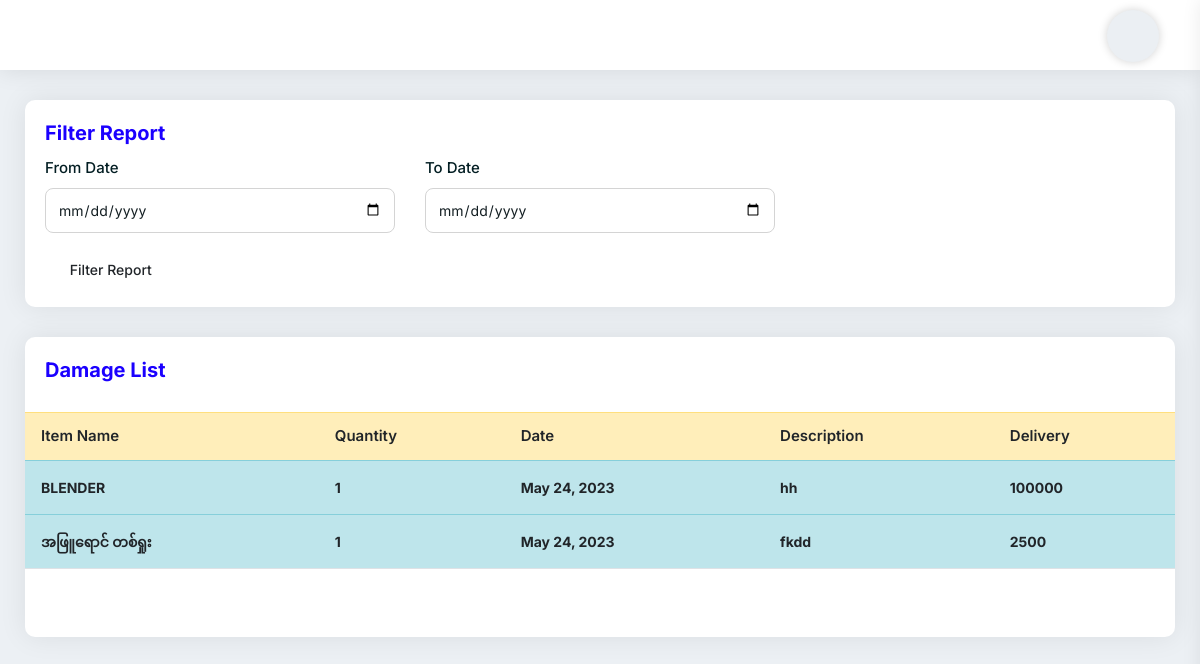
Before: /DamageReportView/ with the older database file.
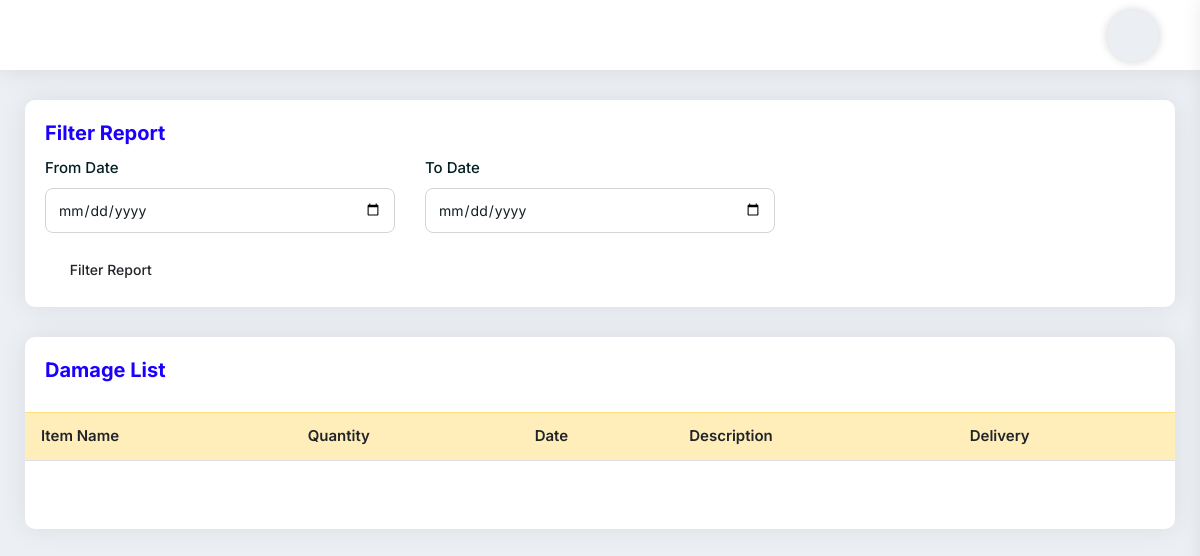
After: the same page with the newer database file.
### myapp/models.py (models this page shows)
class DamageItems(models.Model):
    item_name = models.CharField(max_length=225)
    category = models.CharField(max_length=225,blank=True,null=True)
    item_code = models.CharField(max_length=225,blank=True,null=True)
    quantity = models.IntegerField(default=0)
    return_delivery_charge = models.IntegerField(default=0)
    description = models.CharField(max_length=225,blank=True,null=True)
    return_date = models.DateField()
    created_at = models.DateField(auto_now_add=True)

### myapp/views.py (the view, shortened to what this page needs)
# urls.py: path('DamageReportView/', DamageReportView.as_view(), name='DamageReportView'),
class DamageReportView(View):
    def get(self,request):
        damage_rp = DamageItems.objects.all()
        context = {'damage_rp': damage_rp}
        return render(request, 'damage_report_view.html', context)

### templates/damage_report_view.html (shortened to what this page needs)
{% extends 'base.html' %}
{% block content %}
					<div class="pd-20 card-box mb-30">
						<div class="clearfix">
							<div class="pull-left">
								<h4 class="text-blue h4">Filter Report</h4>
							</div>
						</div>
						<form action="{% url 'myapp:DamageReportView' %}" method="post">{% csrf_token %}
							<div class="row">
								<div class="col-md-4 col-sm-12">
									<div class="form-group">
										<label>From Date</label>
                                        <input type="date" name="fromdate" class="form-control">
									</div>
								</div>
                                <div class="col-md-4 col-sm-12">
									<div class="form-group">
										<label>To Date</label>
                                        <input type="date" name="todate" class="form-control">
									</div>
								</div>
							</div>
                            <button
										type="submit"
										class="btn btn-sm"
										data-bgcolor="#00b489"
										data-color="#ffffff"
									>
                                <i class="icon-copy dw dw-filter-1"></i>Filter Report
									</button>
						</form>
					</div>
<div class="card-box mb-30">
    <div class="pd-20">
        <h4 class="text-blue h4">Damage List</h4>
    </div>
    <div class="pb-20">
        <table
                class="table hover multiple-select-row data-table-export nowrap"
        >
            <thead>
            <tr class="table-warning">
                <th class="">Item Name</th>
                <th class="">Quantity</th>
                <th class=""> Date</th>
                <th class="">Description</th>
                <th class="">Delivery</th>
            </tr>
            </thead>
            <tbody>
            {% for p in damage_rp %}
            <tr class="table-info">
                <td class="table-plus"><b>{{p.item_name}}</b></td>
                 <td><b>{{p.quantity}}</b></td>
                <td><b>{{p.return_date}}</b></td>
                <td><b>{{p.description}}</b></td>
                <td><b>{{p.return_delivery_charge}}</b></td>
            </tr>
            {% endfor %}
            </tbody>
            <tfoot>
            <tr>
                <td></td>
                <td></td>
                <th class="text-danger"></th>
                <th class="text-danger"></th>
                <td></td>
            </tr>
            </tfoot>
        </table>
    </div>
</div>
{% endblock content %}

Changed rows visible on the page:
removed DamageItems: item_name "BLENDER", quantity "1", return_date "May 24, 2023", description "hh", return_delivery_charge "100000"
removed DamageItems: item_name "အဖြူရောင် တစ်ရှုး", quantity "1", return_date "May 24, 2023", description "fkdd", return_delivery_charge "2500"
